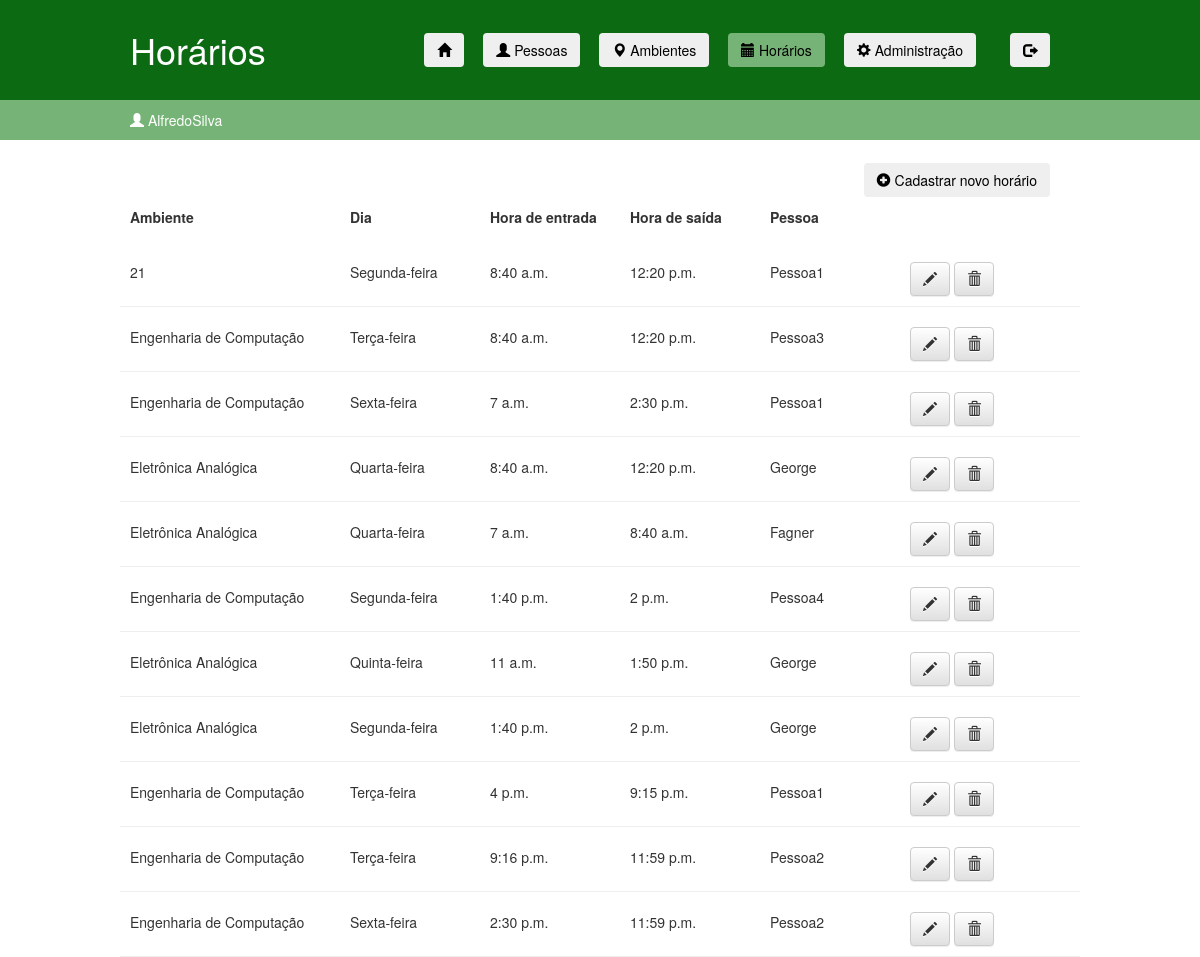
Before: /schedules.html (signed in) with the older database file.
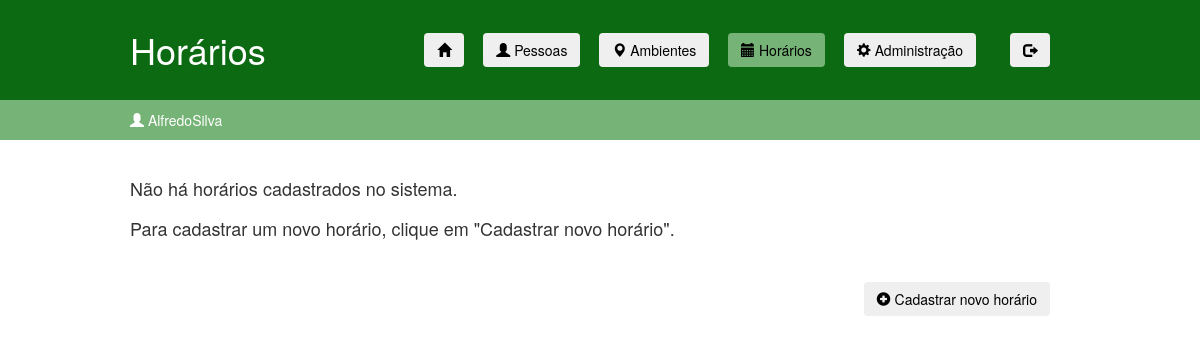
After: the same page with the newer database file.
### ifaccapp/models.py (models this page shows, shortened)
class Schedule(models.Model):
    DOMINGO = 'Domingo'
    SEGUNDA = 'Segunda-feira'
    TERCA = 'Terça-feira'
    QUARTA = 'Quarta-feira'
    QUINTA = 'Quinta-feira'
    SEXTA = 'Sexta-feira'
    SABADO = 'Sábado'
    DAY_CHOICES = (
        (DOMINGO, 'Domingo'),
        (SEGUNDA, 'Segunda-feira'),
        (TERCA, 'Terça-feira'),
        (QUARTA, 'Quarta-feira'),
        (QUINTA, 'Quinta-feira'),
        (SEXTA, 'Sexta-feira'),
        (SABADO, 'Sábado'),
    )
    day = models.TextField(null=True, max_length=50, choices=DAY_CHOICES, verbose_name="Dia")
    entryTime = models.TimeField(null=True, verbose_name="Hora de entrada")
    exitTime = models.TimeField(null=True, verbose_name="Hora de saída")
    person = models.ForeignKey('Person', on_delete=models.CASCADE, verbose_name="Pessoa")
    ambient = models.ForeignKey('Ambient', on_delete=models.CASCADE, verbose_name="Ambiente")

class Ambient(models.Model):
    COORDENACAO = "Coordenação"
    SALA = "Sala"
    LABORATORIO = "Laboratório"
    TYPE_CHOICES = (
        (COORDENACAO, 'Coordenação'),
        (SALA, 'Sala'),
        (LABORATORIO, 'Laboratório'),
    )
    type = models.TextField(null=True, max_length=50, choices=TYPE_CHOICES, verbose_name="Tipo de ambiente")
    name = models.CharField(null=True, max_length=100, verbose_name="Nome")
    ID = models.CharField(primary_key=True, max_length=50)
    IP = models.CharField(null=True, max_length=15, verbose_name="IP")
    mask = models.CharField(null=True, max_length=15, verbose_name="Máscara")
    def __str__(self):
        return self.name

class Person(models.Model):
    name = models.CharField(null=True, max_length=100, verbose_name="Nome")
    registration = models.BigIntegerField(primary_key=True, verbose_name="Matrícula")  # matrícula
    tag = models.CharField(null=True, max_length=100)
    def __str__(self):
        return self.name

### ifaccapp/views.py (the view)
# urls.py: path('schedules.html', views.schedules, name='schedules'),
@login_required(redirect_field_name = None, login_url='/login.html')
def schedules(request):
    schedules = Schedule.objects.all()
    return render(request, 'ifaccapp/schedules.html', {'schedules': schedules})

### ifaccapp/templates/ifaccapp/schedules.html (shortened to what this page needs)
<!DOCTYPE html>
{% load static %}
<html lang="pt-br">
    <head>
        <link rel="stylesheet" href="https://maxcdn.bootstrapcdn.com/bootstrap/3.2.0/css/bootstrap.min.css">
        <link rel="stylesheet" href="https://maxcdn.bootstrapcdn.com/bootstrap/3.2.0/css/bootstrap-theme.min.css">
        <link rel="stylesheet" href="{% static 'css/ifaccapp.css' %}">
    </head>
    <body>
        <div class="page-header" style="border: none">
            <div class="linha">
                <header>
                    <div class="coluna col3">
                        <h1 class="logo">Horários</h1>
                    </div>
                    <div class="coluna col9">
                        <nav>
                            <ul class="menu inline sem-marcador" style="width: 700px">
                                <li>
                                    <a href="{% url 'home' %}"><button type="button" class="btn"><span class="glyphicon glyphicon-home"></span></button></a>
                                </li>
                                <li>
                                    <a href="{% url 'people' %}"><button type="button" class="btn"><span class="glyphicon glyphicon-user"></span> Pessoas</button></a>
                                </li>
                                <li>
                                    <a href="{% url 'ambients' %}"><button type="button" class="btn"><span class="glyphicon glyphicon-map-marker"></span> Ambientes</button></a>
                                </li>
                                <li>
                                    <a href="{% url 'schedules' %}"><button type="button" class="btn btn-selected"><span class="glyphicon glyphicon-calendar"></span> Horários</button></a>
                                </li>
                                <li>
                                    <a href="{% url 'administration' %}"><button type="button" class="btn"><span class="glyphicon glyphicon-cog"></span> Administração</button></a>
                                </li>
                                <li>
                                    <a href="{% url 'logout' %}"><button type="button" class="btn"><span class="glyphicon glyphicon-log-out"></span></button></a>
                                </li>
                            </ul>
                        </nav>
                    </div>
                </header>
            </div>
        </div>
        <div style="background-color: #76B376">
            <div class="linha" style="padding: 0 0 0 0">
                <header>
                    <div class="coluna col12" style="color: #FFF; font-size: 14px; text-align: left; padding: 10px 10px">
                        <span class="glyphicon glyphicon-user"></span> {{ request.user.username }}
                    </div>
                </header>
            </div>
        </div>
        <div class="content-schedule">
            {% if schedules.count != 0 %}
                <div class="linha-top-menu">
                    <header>
                        <ul class="menu top-inline sem-marcador">
                            <li>
                                <a href="register/register_schedule.html"><button type="button" class="btn"><span class="glyphicon glyphicon-plus-sign"></span> Cadastrar novo horário</button></a>
                            </li>
                        </ul>
                    </header>
                </div>
                <div class="linha">
                    <div class="coluna col3">
                        <label>Ambiente</label>
                    </div>
                    <div class="coluna col2">
                        <label>Dia</label>
                    </div>
                    <div class="coluna col2">
                        <label>Hora de entrada</label>
                    </div>
                    <div class="coluna col2">
                        <label>Hora de saída</label>
                    </div>
                    <div class="coluna col2">
                        <label>Pessoa</label>
                    </div>
                </div>
                {% for schedule in schedules %}
                    <div class="linha" style="padding: 20px 0 10px 0; border-bottom: 1px solid #eee">
                        <div class="coluna col3">
                            {{ schedule.ambient }}
                        </div>
                        <div class="coluna col2">
                            {{ schedule.day }}
                        </div>
                        <div class="coluna col2">
                            {{ schedule.entryTime }}
                        </div>
                        <div class="coluna col2">
                            {{ schedule.exitTime }}
                        </div>
                        <div class="coluna col2">
                            {{ schedule.person }}
                        </div>
                        <div class="coluna col2">
                            <a class="btn btn-default" href="{% url 'edit_schedule' pk=schedule.pk %}"><span class="glyphicon glyphicon-pencil"></span></a>
                            <a class="btn btn-default" href="{% url 'remove_schedule' pk=schedule.pk %}"><span class="glyphicon glyphicon-trash"></span></a>
                        </div>
                    </div>
                {% endfor %}
            {% else %}
                <div class="linha-top-menu" style="padding: 10px">
                    <h4><br/>Não há horários cadastrados no sistema.<br/><br/>
                    Para cadastrar um novo horário, clique em "Cadastrar novo horário".</h4>
                </div>
                <div class="linha-bottom-menu">
                    <header>
                        <ul class="menu bottom-inline sem-marcador">
                            <li>
                                <a href="{% url 'register_schedule' %}"><button type="button" class="btn"><span class="glyphicon glyphicon-plus-sign"></span> Cadastrar novo horário</button></a>
                            </li>
                        </ul>
                    </header>
                </div>
            {% endif %}
        </div>
    </body>
</html>

### ifaccapp/static/css/ifaccapp.css (style rules this page uses)
body { margin: 0; }
.page-header { background-color: #0C6B12; color: #FFFFFF; margin-top: 0; margin-bottom: 0; padding: 10px 20px 10px 20px; }
a { color: #000000; }
.linha { width: 960px; margin: 0 auto; overflow: auto; padding: 0 0 10px 0; }
.linha-top-menu { width: 960px; margin: auto; overflow: auto; }
.linha-bottom-menu { width: 960px; margin: auto; overflow: auto; }
.coluna { padding: 0 10px; float: left; }
.col3 { width: 220px; }
.col9 { width: 700px; }
.col12 { width: 940px; }
ul.inline li { display: inline; margin-right: 15px; }
ul.inline li:last-child { margin-left: 15px; margin-right: 0; }
ul.bottom-inline li { display: inline; margin-right: 15px; }
ul.bottom-inline li:last-child { margin-left: 0; margin-right: 30px; }
ul.sem-marcador { list-style: none; }
.menu { text-transform: uppercase; text-align: right; margin-top: 23px; }
.btn-selected { background-color: #76B376; }

Changed rows visible on the page:
removed Schedule: ambient "21", day "Segunda-feira", entryTime "8:40 a.m.", exitTime "12:20 p.m.", person "Pessoa1"
removed Schedule: ambient "Engenharia de Computação", day "Terça-feira", entryTime "8:40 a.m.", exitTime "12:20 p.m.", person "Pessoa3"
removed Schedule: ambient "Engenharia de Computação", day "Sexta-feira", entryTime "7 a.m.", exitTime "2:30 p.m.", person "Pessoa1"
removed Schedule: ambient "Eletrônica Analógica", day "Quarta-feira", entryTime "8:40 a.m.", exitTime "12:20 p.m.", person "George"
removed Schedule: ambient "Eletrônica Analógica", day "Quarta-feira", entryTime "7 a.m.", exitTime "8:40 a.m.", person "Fagner"
removed Schedule: ambient "Engenharia de Computação", day "Segunda-feira", entryTime "1:40 p.m.", exitTime "2 p.m.", person "Pessoa4"
removed Schedule: ambient "Eletrônica Analógica", day "Quinta-feira", entryTime "11 a.m.", exitTime "1:50 p.m.", person "George"
removed Schedule: ambient "Eletrônica Analógica", day "Segunda-feira", entryTime "1:40 p.m.", exitTime "2 p.m.", person "George"
removed Schedule: ambient "Engenharia de Computação", day "Terça-feira", entryTime "4 p.m.", exitTime "9:15 p.m.", person "Pessoa1"
removed Schedule: ambient "Engenharia de Computação", day "Terça-feira", entryTime "9:16 p.m.", exitTime "11:59 p.m.", person "Pessoa2"
removed Schedule: ambient "Engenharia de Computação", day "Sexta-feira", entryTime "2:30 p.m.", exitTime "11:59 p.m.", person "Pessoa2"
Other visible differences:
text no longer shown: "Ambiente Dia Hora de entrada Hora de saída Pessoa"
text now shown: "Não há horários cadastrados no sistema. Para cadastrar um novo horário, clique em \"Cadastrar novo horário\"."
